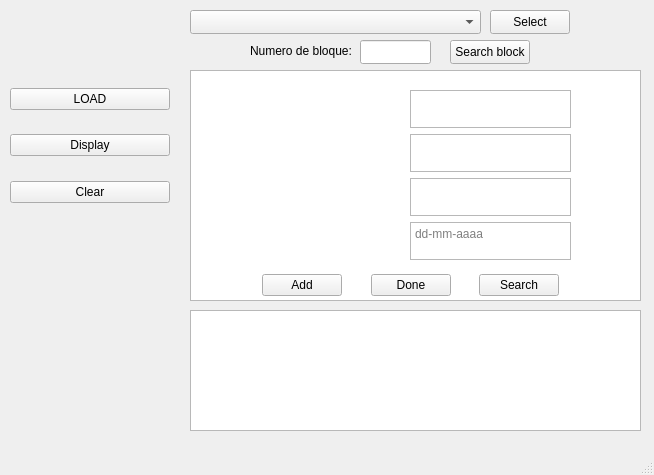
<?xml version="1.0" encoding="UTF-8"?>
<ui version="4.0">
 <class>MainWindow</class>
 <widget class="QMainWindow" name="MainWindow">
  <property name="geometry">
   <rect>
    <x>0</x>
    <y>0</y>
    <width>654</width>
    <height>475</height>
   </rect>
  </property>
  <property name="windowTitle">
   <string>MainWindow</string>
  </property>
  <widget class="QWidget" name="centralwidget">
   <widget class="QPlainTextEdit" name="plainTextEdit_2">
    <property name="geometry">
     <rect>
      <x>190</x>
      <y>310</y>
      <width>451</width>
      <height>121</height>
     </rect>
    </property>
   </widget>
   <widget class="QComboBox" name="comboBox">
    <property name="geometry">
     <rect>
      <x>190</x>
      <y>10</y>
      <width>291</width>
      <height>24</height>
     </rect>
    </property>
   </widget>
   <widget class="QWidget" name="verticalLayoutWidget">
    <property name="geometry">
     <rect>
      <x>10</x>
      <y>70</y>
      <width>160</width>
      <height>151</height>
     </rect>
    </property>
    <layout class="QVBoxLayout" name="verticalLayout">
     <item>
      <spacer name="verticalSpacer_4">
       <property name="orientation">
        <enum>Qt::Vertical</enum>
       </property>
       <property name="sizeHint" stdset="0">
        <size>
         <width>20</width>
         <height>40</height>
        </size>
       </property>
      </spacer>
     </item>
     <item>
      <widget class="QPushButton" name="loadbtn">
       <property name="text">
        <string>LOAD</string>
       </property>
      </widget>
     </item>
     <item>
      <spacer name="verticalSpacer_2">
       <property name="orientation">
        <enum>Qt::Vertical</enum>
       </property>
       <property name="sizeHint" stdset="0">
        <size>
         <width>20</width>
         <height>40</height>
        </size>
       </property>
      </spacer>
     </item>
     <item>
      <widget class="QPushButton" name="dispbtn">
       <property name="text">
        <string>Display</string>
       </property>
      </widget>
     </item>
     <item>
      <spacer name="verticalSpacer">
       <property name="orientation">
        <enum>Qt::Vertical</enum>
       </property>
       <property name="sizeHint" stdset="0">
        <size>
         <width>20</width>
         <height>40</height>
        </size>
       </property>
      </spacer>
     </item>
     <item>
      <widget class="QPushButton" name="clearbtn">
       <property name="text">
        <string>Clear</string>
       </property>
      </widget>
     </item>
     <item>
      <spacer name="verticalSpacer_3">
       <property name="orientation">
        <enum>Qt::Vertical</enum>
       </property>
       <property name="sizeHint" stdset="0">
        <size>
         <width>20</width>
         <height>40</height>
        </size>
       </property>
      </spacer>
     </item>
    </layout>
   </widget>
   <widget class="QWidget" name="horizontalLayoutWidget">
    <property name="geometry">
     <rect>
      <x>260</x>
      <y>90</y>
      <width>131</width>
      <height>171</height>
     </rect>
    </property>
    <layout class="QHBoxLayout" name="horizontalLayout">
     <item>
      <layout class="QVBoxLayout" name="verticalLayout_2">
       <item>
        <widget class="QLabel" name="label">
         <property name="styleSheet">
          <string notr="true">font: 700 11pt &quot;Segoe UI&quot;;
color: rgb(0, 0, 0);</string>
         </property>
         <property name="text">
          <string/>
         </property>
        </widget>
       </item>
       <item>
        <widget class="QLabel" name="label_2">
         <property name="styleSheet">
          <string notr="true">font: 700 11pt &quot;Segoe UI&quot;;
color: rgb(0, 0, 0);</string>
         </property>
         <property name="text">
          <string/>
         </property>
        </widget>
       </item>
       <item>
        <widget class="QLabel" name="label_3">
         <property name="styleSheet">
          <string notr="true">font: 700 11pt &quot;Segoe UI&quot;;
color: rgb(0, 0, 0);</string>
         </property>
         <property name="text">
          <string/>
         </property>
        </widget>
       </item>
       <item>
        <widget class="QLabel" name="label_4">
         <property name="styleSheet">
          <string notr="true">font: 700 11pt &quot;Segoe UI&quot;;
color: rgb(0, 0, 0);</string>
         </property>
         <property name="text">
          <string/>
         </property>
        </widget>
       </item>
      </layout>
     </item>
    </layout>
   </widget>
   <widget class="QWidget" name="horizontalLayoutWidget_2">
    <property name="geometry">
     <rect>
      <x>410</x>
      <y>90</y>
      <width>161</width>
      <height>171</height>
     </rect>
    </property>
    <layout class="QHBoxLayout" name="horizontalLayout_2">
     <item>
      <layout class="QVBoxLayout" name="verticalLayout_4">
       <item>
        <spacer name="verticalSpacer_9">
         <property name="orientation">
          <enum>Qt::Vertical</enum>
         </property>
         <property name="sizeHint" stdset="0">
          <size>
           <width>20</width>
           <height>40</height>
          </size>
         </property>
        </spacer>
       </item>
       <item>
        <widget class="QPlainTextEdit" name="plainTextEdit_3"/>
       </item>
       <item>
        <spacer name="verticalSpacer_8">
         <property name="orientation">
          <enum>Qt::Vertical</enum>
         </property>
         <property name="sizeHint" stdset="0">
          <size>
           <width>20</width>
           <height>40</height>
          </size>
         </property>
        </spacer>
       </item>
       <item>
        <widget class="QPlainTextEdit" name="plainTextEdit_4"/>
       </item>
       <item>
        <spacer name="verticalSpacer_7">
         <property name="orientation">
          <enum>Qt::Vertical</enum>
         </property>
         <property name="sizeHint" stdset="0">
          <size>
           <width>20</width>
           <height>40</height>
          </size>
         </property>
        </spacer>
       </item>
       <item>
        <widget class="QPlainTextEdit" name="plainTextEdit_5"/>
       </item>
       <item>
        <spacer name="verticalSpacer_6">
         <property name="orientation">
          <enum>Qt::Vertical</enum>
         </property>
         <property name="sizeHint" stdset="0">
          <size>
           <width>20</width>
           <height>40</height>
          </size>
         </property>
        </spacer>
       </item>
       <item>
        <widget class="QPlainTextEdit" name="plainTextEdit_6">
         <property name="placeholderText">
          <string>dd-mm-aaaa</string>
         </property>
        </widget>
       </item>
       <item>
        <spacer name="verticalSpacer_5">
         <property name="orientation">
          <enum>Qt::Vertical</enum>
         </property>
         <property name="sizeHint" stdset="0">
          <size>
           <width>20</width>
           <height>40</height>
          </size>
         </property>
        </spacer>
       </item>
      </layout>
     </item>
    </layout>
   </widget>
   <widget class="QPushButton" name="selectbtn">
    <property name="geometry">
     <rect>
      <x>490</x>
      <y>10</y>
      <width>80</width>
      <height>24</height>
     </rect>
    </property>
    <property name="text">
     <string>Select</string>
    </property>
   </widget>
   <widget class="QWidget" name="horizontalLayoutWidget_3">
    <property name="geometry">
     <rect>
      <x>240</x>
      <y>270</y>
      <width>342</width>
      <height>31</height>
     </rect>
    </property>
    <layout class="QHBoxLayout" name="horizontalLayout_3">
     <item>
      <spacer name="horizontalSpacer_4">
       <property name="orientation">
        <enum>Qt::Horizontal</enum>
       </property>
       <property name="sizeHint" stdset="0">
        <size>
         <width>40</width>
         <height>20</height>
        </size>
       </property>
      </spacer>
     </item>
     <item>
      <widget class="QPushButton" name="addbtn">
       <property name="text">
        <string>Add</string>
       </property>
      </widget>
     </item>
     <item>
      <spacer name="horizontalSpacer">
       <property name="orientation">
        <enum>Qt::Horizontal</enum>
       </property>
       <property name="sizeHint" stdset="0">
        <size>
         <width>40</width>
         <height>20</height>
        </size>
       </property>
      </spacer>
     </item>
     <item>
      <widget class="QPushButton" name="donebtn">
       <property name="text">
        <string>Done</string>
       </property>
      </widget>
     </item>
     <item>
      <spacer name="horizontalSpacer_3">
       <property name="orientation">
        <enum>Qt::Horizontal</enum>
       </property>
       <property name="sizeHint" stdset="0">
        <size>
         <width>40</width>
         <height>20</height>
        </size>
       </property>
      </spacer>
     </item>
     <item>
      <widget class="QPushButton" name="searchbtn">
       <property name="text">
        <string>Search</string>
       </property>
      </widget>
     </item>
     <item>
      <spacer name="horizontalSpacer_2">
       <property name="orientation">
        <enum>Qt::Horizontal</enum>
       </property>
       <property name="sizeHint" stdset="0">
        <size>
         <width>40</width>
         <height>20</height>
        </size>
       </property>
      </spacer>
     </item>
    </layout>
   </widget>
   <widget class="QPlainTextEdit" name="plainTextEdit">
    <property name="geometry">
     <rect>
      <x>190</x>
      <y>70</y>
      <width>451</width>
      <height>231</height>
     </rect>
    </property>
   </widget>
   <widget class="QLineEdit" name="lineEdit">
    <property name="geometry">
     <rect>
      <x>360</x>
      <y>40</y>
      <width>71</width>
      <height>24</height>
     </rect>
    </property>
   </widget>
   <widget class="QLabel" name="label_5">
    <property name="geometry">
     <rect>
      <x>250</x>
      <y>40</y>
      <width>111</width>
      <height>21</height>
     </rect>
    </property>
    <property name="text">
     <string>Numero de bloque:</string>
    </property>
   </widget>
   <widget class="QPushButton" name="searchblckbtn">
    <property name="geometry">
     <rect>
      <x>450</x>
      <y>40</y>
      <width>80</width>
      <height>24</height>
     </rect>
    </property>
    <property name="text">
     <string>Search block</string>
    </property>
   </widget>
   <zorder>plainTextEdit</zorder>
   <zorder>plainTextEdit_2</zorder>
   <zorder>comboBox</zorder>
   <zorder>verticalLayoutWidget</zorder>
   <zorder>horizontalLayoutWidget</zorder>
   <zorder>horizontalLayoutWidget_2</zorder>
   <zorder>selectbtn</zorder>
   <zorder>horizontalLayoutWidget_3</zorder>
   <zorder>lineEdit</zorder>
   <zorder>label_5</zorder>
   <zorder>searchblckbtn</zorder>
  </widget>
  <widget class="QMenuBar" name="menubar">
   <property name="geometry">
    <rect>
     <x>0</x>
     <y>0</y>
     <width>654</width>
     <height>21</height>
    </rect>
   </property>
  </widget>
  <widget class="QStatusBar" name="statusbar"/>
 </widget>
 <resources/>
 <connections/>
</ui>
